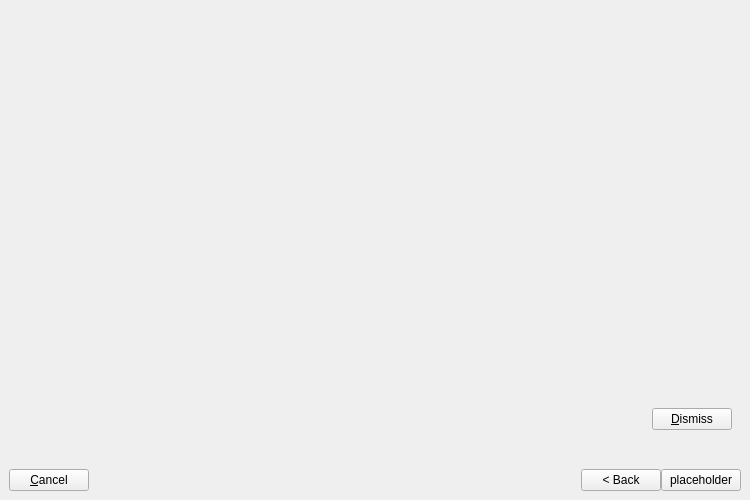
<?xml version="1.0" encoding="UTF-8"?>
<ui version="4.0">
 <class>SetupWizardWidget</class>
 <widget class="QWidget" name="SetupWizardWidget">
  <property name="geometry">
   <rect>
    <x>0</x>
    <y>0</y>
    <width>750</width>
    <height>500</height>
   </rect>
  </property>
  <property name="windowTitle">
   <string>Add New Account</string>
  </property>
  <layout class="QVBoxLayout" name="verticalLayout" stretch="0,0">
   <property name="leftMargin">
    <number>0</number>
   </property>
   <property name="topMargin">
    <number>0</number>
   </property>
   <property name="rightMargin">
    <number>0</number>
   </property>
   <property name="bottomMargin">
    <number>0</number>
   </property>
   <item>
    <widget class="QStackedWidget" name="contentWidget">
     <widget class="QWidget" name="transitionPage">
      <layout class="QGridLayout" name="gridLayout">
       <item row="0" column="0">
        <widget class="QProgressIndicator" name="transitionProgressIndicator" native="true"/>
       </item>
      </layout>
     </widget>
    </widget>
   </item>
   <item>
    <layout class="QVBoxLayout" name="verticalLayout_2">
     <property name="spacing">
      <number>0</number>
     </property>
     <property name="leftMargin">
      <number>9</number>
     </property>
     <property name="rightMargin">
      <number>9</number>
     </property>
     <property name="bottomMargin">
      <number>9</number>
     </property>
     <item>
      <widget class="QWidget" name="errorMessageWidget" native="true">
       <property name="sizePolicy">
        <sizepolicy hsizetype="Expanding" vsizetype="Minimum">
         <horstretch>0</horstretch>
         <verstretch>0</verstretch>
        </sizepolicy>
       </property>
       <layout class="QHBoxLayout" name="horizontalLayout" stretch="0,1,0">
        <item>
         <widget class="QLabel" name="warningPixmap">
          <property name="sizePolicy">
           <sizepolicy hsizetype="Fixed" vsizetype="Fixed">
            <horstretch>0</horstretch>
            <verstretch>0</verstretch>
           </sizepolicy>
          </property>
          <property name="minimumSize">
           <size>
            <width>64</width>
            <height>64</height>
           </size>
          </property>
          <property name="maximumSize">
           <size>
            <width>64</width>
            <height>64</height>
           </size>
          </property>
          <property name="pixmap">
           <pixmap resource="../../resources/client.qrc">:/client/resources/light/warning.svg</pixmap>
          </property>
          <property name="scaledContents">
           <bool>true</bool>
          </property>
         </widget>
        </item>
        <item>
         <widget class="QLabel" name="errorMessageLabel">
          <property name="textFormat">
           <enum>Qt::RichText</enum>
          </property>
         </widget>
        </item>
        <item>
         <widget class="QPushButton" name="errorMessageDismissButton">
          <property name="text">
           <string>&amp;Dismiss</string>
          </property>
         </widget>
        </item>
       </layout>
      </widget>
     </item>
     <item>
      <layout class="QHBoxLayout" name="bottomButtonsLayout">
       <property name="topMargin">
        <number>9</number>
       </property>
       <item>
        <widget class="QPushButton" name="cancelButton">
         <property name="text">
          <string>&amp;Cancel</string>
         </property>
        </widget>
       </item>
       <item>
        <spacer name="horizontalSpacer">
         <property name="orientation">
          <enum>Qt::Horizontal</enum>
         </property>
         <property name="sizeHint" stdset="0">
          <size>
           <width>40</width>
           <height>20</height>
          </size>
         </property>
        </spacer>
       </item>
       <item>
        <widget class="OCC::Wizard::Navigation" name="navigation" native="true"/>
       </item>
       <item>
        <spacer name="horizontalSpacer_2">
         <property name="orientation">
          <enum>Qt::Horizontal</enum>
         </property>
         <property name="sizeHint" stdset="0">
          <size>
           <width>40</width>
           <height>20</height>
          </size>
         </property>
        </spacer>
       </item>
       <item>
        <widget class="QPushButton" name="backButton">
         <property name="text">
          <string>&lt; Back</string>
         </property>
        </widget>
       </item>
       <item>
        <widget class="QPushButton" name="nextButton">
         <property name="text">
          <string notr="true">placeholder</string>
         </property>
        </widget>
       </item>
      </layout>
     </item>
    </layout>
   </item>
  </layout>
 </widget>
 <customwidgets>
  <customwidget>
   <class>OCC::Wizard::Navigation</class>
   <extends>QWidget</extends>
   <header>navigation.h</header>
   <container>1</container>
  </customwidget>
  <customwidget>
   <class>QProgressIndicator</class>
   <extends>QWidget</extends>
   <header>3rdparty/QProgressIndicator/QProgressIndicator.h</header>
   <container>1</container>
  </customwidget>
 </customwidgets>
 <resources>
  <include location="../../resources/client.qrc"/>
 </resources>
 <connections/>
</ui>
